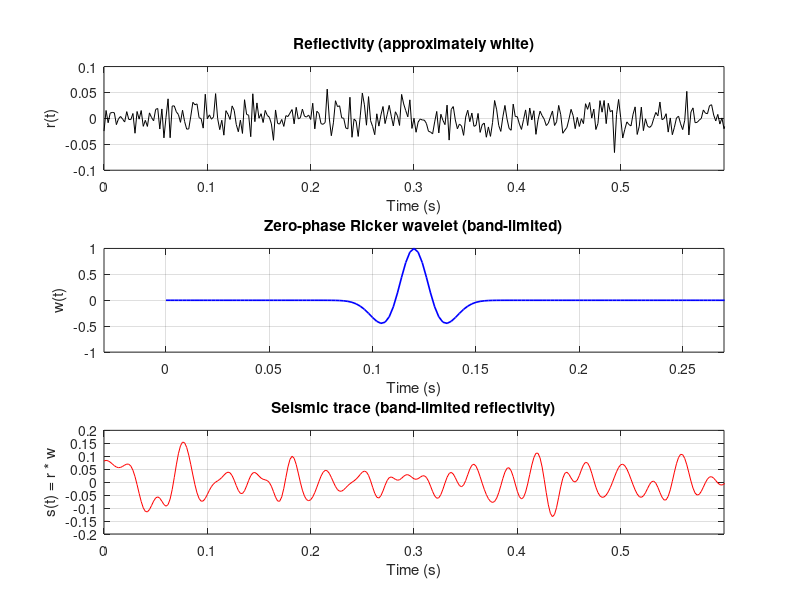
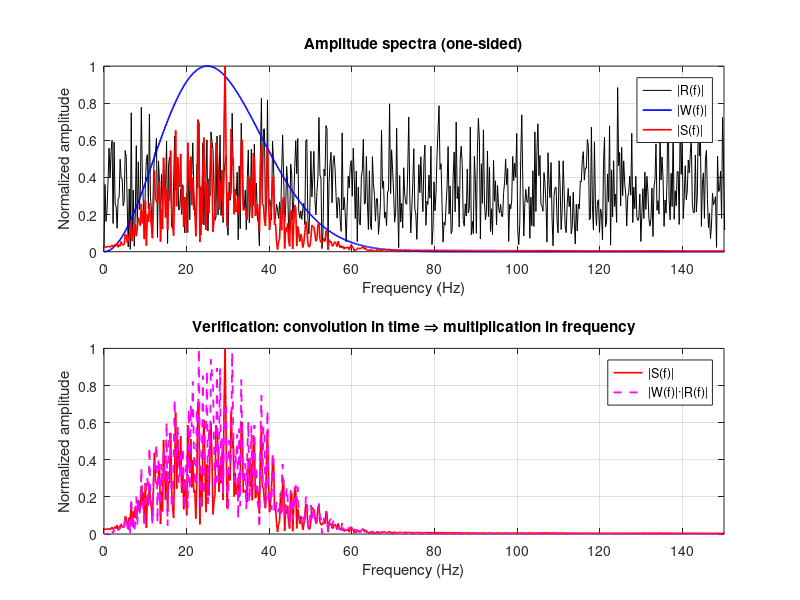

Write MATLAB code to recreate these figures, in order.
% Wavelet acts as a band-pass filter on reflectivity
clear; close all; clc;

%% Sampling
dt = 0.002;                   % s
N  = 2048;                    % samples
t  = (0:N-1)*dt;              % time
Fs = 1/dt; df = Fs/N;         % Hz
f  = (0:N-1)*df;              % two-sided (fft order)

%% 1) White reflectivity (broadband)
rng(0);
r = 0.02*randn(1,N);          % small random reflectivity (approx. white)

%% 2) Zero-phase Ricker wavelet (band-limited)
f0 = 25;                      % dominant freq (Hz)
t0 = 0.12;                    % center time (keep wavelet inside window)
tau = t - t0;
pi2f2 = (pi*f0)^2;
w = (1 - 2*pi2f2*tau.^2).*exp(-pi2f2*tau.^2);   % Ricker

%% 3) Seismic trace = reflectivity * wavelet (time convolution => freq product)
s = conv(r, w, 'same');       % observed trace

%% 4) Spectra
R = fft(r);
W = fft(w);
S = fft(s);

% One-sided indices for plotting clarity
imax = floor(N/2);
fo   = f(1:imax);

% Amplitude spectra (one-sided)
absR = abs(R(1:imax));
absW = abs(W(1:imax));
absS = abs(S(1:imax));

% Normalize for visual comparison
absR = absR./max(absR);
absW = absW./max(absW);
absS = absS./max(absS);

%% Plots: time domain
figure('Name','Time domain','Position',[80 80 950 600]);
subplot(3,1,1);
plot(t, r, 'k'); grid on; xlim([0 0.6]);
xlabel('Time (s)'); ylabel('r(t)');
title('Reflectivity (approximately white)');

subplot(3,1,2);
plot(t, w, 'b','LineWidth',1.2); grid on; xlim([t0-0.15 t0+0.15]);
xlabel('Time (s)'); ylabel('w(t)');
title('Zero-phase Ricker wavelet (band-limited)');

subplot(3,1,3);
plot(t, s, 'r'); grid on; xlim([0 0.6]);
xlabel('Time (s)'); ylabel('s(t) = r * w');
title('Seismic trace (band-limited reflectivity)');

%% Plots: frequency domain
figure('Name','Frequency domain','Position',[120 120 980 640]);

subplot(2,1,1);
plot(fo, absR, 'k'); hold on;
plot(fo, absW, 'b','LineWidth',1.2);
plot(fo, absS, 'r','LineWidth',1.2);
grid on; xlim([0 150]);
xlabel('Frequency (Hz)'); ylabel('Normalized amplitude');
legend('|R(f)|','|W(f)|','|S(f)|','Location','northeast');
title('Amplitude spectra (one-sided)');

% Show that |S(f)| ≈ |W(f)| * |R(f)| by overlaying the product
prodSpec = absW .* absR; 
prodSpec = prodSpec ./ max(prodSpec + eps);

subplot(2,1,2);
plot(fo, absS, 'r','LineWidth',1.2); hold on;
plot(fo, prodSpec, 'm--','LineWidth',1.3);
grid on; xlim([0 150]);
xlabel('Frequency (Hz)'); ylabel('Normalized amplitude');
legend('|S(f)|','|W(f)|·|R(f)|','Location','northeast');
title('Verification: convolution in time ⇒ multiplication in frequency');

%% Notes:
% - The reflectivity is ~white, so |R(f)| is ~flat.
% - The Ricker wavelet |W(f)| is band-pass.
% - The output |S(f)| ≈ |W(f)|·|R(f)| ≈ |W(f)|, showing the wavelet
%   acts as a band-pass filter on the reflectivity.
